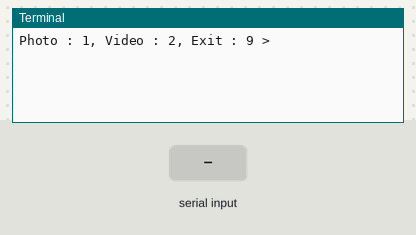
Bench run of a program on a simulated Raspberry Pi (BCM pin numbers). Parts: the last lines printed to the terminal. The test bench sets the inputs (shaded band). The clock reads 2024-03-15 10:24:30 at power-on unless the program sets it; the camera gives no picture and a still takes 0.5 s. At 7.8 s the program stops and its outputs stay as they are.

Above: at 1.2 s.
1.3 s: "1" typed at the terminal, then Enter
At 1.7 s:
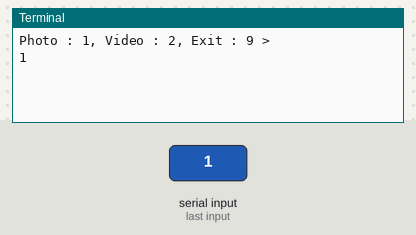
3.3 s: "2" typed at the terminal, then Enter
At 4.2 s:
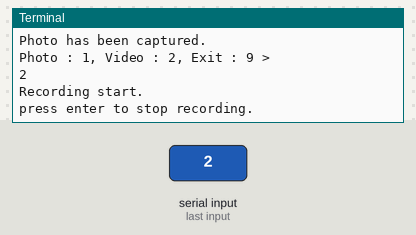
4.8 s: "9" typed at the terminal, then Enter
At 5.3 s:
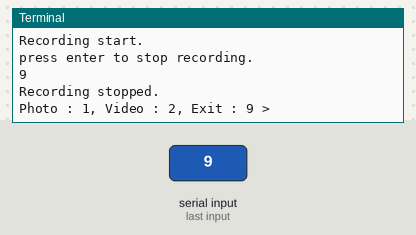
6.3 s: "0" typed at the terminal, then Enter
At 7.5 s:
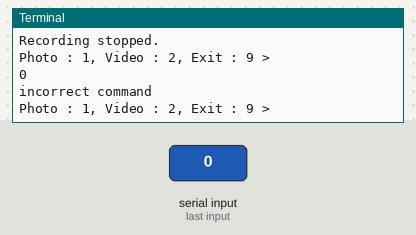
7.8 s: "9" typed at the terminal, then Enter
At 8.8 s:
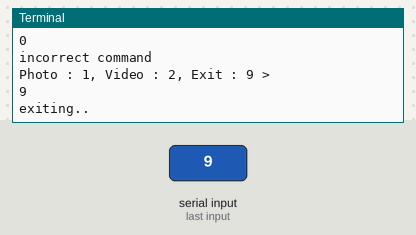
Timing chart, 0 to 9.3 s (numbered marks = the images above; inputs shaded):
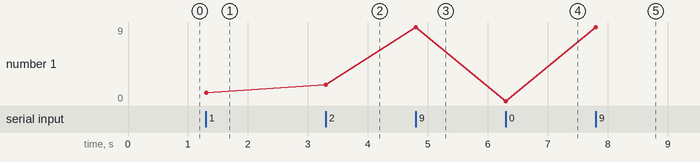

Measured:
- after the input at 1.3 s, the terminal: prints a new line at once (image 1)
- after the input at 3.3 s, the terminal: prints a new line at once (image 2)
- after the input at 4.8 s, the terminal: prints a new line at once (image 3)
- after the input at 6.3 s, the terminal: prints a new line at once (image 4)
- after the input at 7.8 s, the terminal: prints a new line at once (image 5)
- plotted number 1: 9 → 0 after the input at 6.3 s

The program:

picamera_task.py
```python
import picamera
import time

path = '/home/pi/src4/06_multimedia'

camera = picamera.PiCamera()

def count_down(n):
    for i in range(n, 0):
        print(i)
        time.sleep(1)

try:
    camera.resolution = (640, 480)
    camera.start_preview()

    while True:
        selection = input('Photo : 1, Video : 2, Exit : 9 > ')

        if selection == '1':
            count_down(3)
            now_str = time.strftime('%Y%m%d_%H%M%S')

            camera.capture('%s/photo_%s.jpg' % (path, now_str))
            print('Photo has been captured.')

        elif selection == '2':
            count_down(3)
            print('Recording start.')
            now_str = time.strftime('%Y%m%d_%H%M%S')

            camera.start_recording('%s/video_%s.h264' % (path, now_str))
            input('press enter to stop recording.')
            camera.stop_recording()
            print('Recording stopped.')

        elif selection == '9':
            print('exiting..')
            break

        else:
            print('incorrect command')

finally:
    camera.stop_preview()
```
